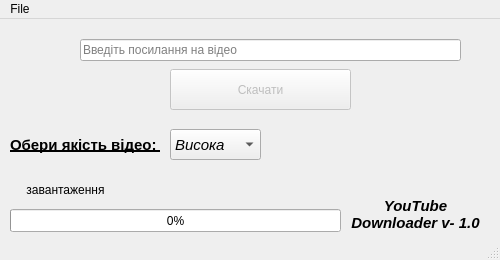
<?xml version="1.0" encoding="UTF-8"?>
<ui version="4.0">
 <class>MainWindow</class>
 <widget class="QMainWindow" name="MainWindow">
  <property name="geometry">
   <rect>
    <x>0</x>
    <y>0</y>
    <width>500</width>
    <height>260</height>
   </rect>
  </property>
  <property name="sizePolicy">
   <sizepolicy hsizetype="MinimumExpanding" vsizetype="MinimumExpanding">
    <horstretch>0</horstretch>
    <verstretch>0</verstretch>
   </sizepolicy>
  </property>
  <property name="minimumSize">
   <size>
    <width>500</width>
    <height>260</height>
   </size>
  </property>
  <property name="maximumSize">
   <size>
    <width>500</width>
    <height>260</height>
   </size>
  </property>
  <property name="windowTitle">
   <string>MainWindow</string>
  </property>
  <widget class="QWidget" name="centralwidget">
   <widget class="QPushButton" name="pushButton">
    <property name="enabled">
     <bool>false</bool>
    </property>
    <property name="geometry">
     <rect>
      <x>170</x>
      <y>50</y>
      <width>181</width>
      <height>41</height>
     </rect>
    </property>
    <property name="text">
     <string>Скачати</string>
    </property>
    <property name="icon">
     <iconset>
      <normaloff>:/icons/downloaderarrow_93798.png</normaloff>:/icons/downloaderarrow_93798.png</iconset>
    </property>
    <property name="iconSize">
     <size>
      <width>18</width>
      <height>18</height>
     </size>
    </property>
   </widget>
   <widget class="QLineEdit" name="lineEdit">
    <property name="geometry">
     <rect>
      <x>80</x>
      <y>20</y>
      <width>381</width>
      <height>22</height>
     </rect>
    </property>
    <property name="placeholderText">
     <string>Введіть посилання на відео</string>
    </property>
   </widget>
   <widget class="QLabel" name="label">
    <property name="geometry">
     <rect>
      <x>350</x>
      <y>180</y>
      <width>131</width>
      <height>31</height>
     </rect>
    </property>
    <property name="font">
     <font>
      <pointsize>11</pointsize>
      <italic>true</italic>
      <bold>true</bold>
     </font>
    </property>
    <property name="autoFillBackground">
     <bool>false</bool>
    </property>
    <property name="text">
     <string>YouTube Downloader v- 1.0</string>
    </property>
    <property name="textFormat">
     <enum>Qt::AutoText</enum>
    </property>
    <property name="alignment">
     <set>Qt::AlignCenter</set>
    </property>
    <property name="wordWrap">
     <bool>true</bool>
    </property>
   </widget>
   <widget class="QLabel" name="label_2">
    <property name="geometry">
     <rect>
      <x>10</x>
      <y>100</y>
      <width>161</width>
      <height>51</height>
     </rect>
    </property>
    <property name="font">
     <font>
      <pointsize>11</pointsize>
      <bold>true</bold>
      <underline>true</underline>
     </font>
    </property>
    <property name="text">
     <string>Обери якість відео: </string>
    </property>
   </widget>
   <widget class="QComboBox" name="comboBox">
    <property name="enabled">
     <bool>true</bool>
    </property>
    <property name="geometry">
     <rect>
      <x>170</x>
      <y>110</y>
      <width>91</width>
      <height>31</height>
     </rect>
    </property>
    <property name="font">
     <font>
      <pointsize>11</pointsize>
      <italic>true</italic>
     </font>
    </property>
    <item>
     <property name="text">
      <string>Висока</string>
     </property>
    </item>
    <item>
     <property name="text">
      <string>Низька</string>
     </property>
    </item>
    <item>
     <property name="text">
      <string>mp3</string>
     </property>
    </item>
   </widget>
   <widget class="QProgressBar" name="progressBar">
    <property name="geometry">
     <rect>
      <x>10</x>
      <y>190</y>
      <width>331</width>
      <height>23</height>
     </rect>
    </property>
    <property name="value">
     <number>0</number>
    </property>
   </widget>
   <widget class="QLabel" name="label_3">
    <property name="geometry">
     <rect>
      <x>10</x>
      <y>160</y>
      <width>111</width>
      <height>21</height>
     </rect>
    </property>
    <property name="text">
     <string>завантаження</string>
    </property>
    <property name="alignment">
     <set>Qt::AlignCenter</set>
    </property>
   </widget>
  </widget>
  <widget class="QMenuBar" name="menubar">
   <property name="geometry">
    <rect>
     <x>0</x>
     <y>0</y>
     <width>500</width>
     <height>20</height>
    </rect>
   </property>
   <widget class="QMenu" name="menuFile">
    <property name="title">
     <string>File</string>
    </property>
    <addaction name="actionsave_Directory"/>
   </widget>
   <addaction name="menuFile"/>
  </widget>
  <widget class="QStatusBar" name="statusbar"/>
  <action name="actionsave_Directory">
   <property name="enabled">
    <bool>false</bool>
   </property>
   <property name="icon">
    <iconset>
     <normaloff>:/icons/downloaderarrow_93798.png</normaloff>:/icons/downloaderarrow_93798.png</iconset>
   </property>
   <property name="text">
    <string>Скачати</string>
   </property>
   <property name="shortcut">
    <string>Ctrl+D</string>
   </property>
  </action>
 </widget>
 <resources/>
 <connections/>
</ui>
